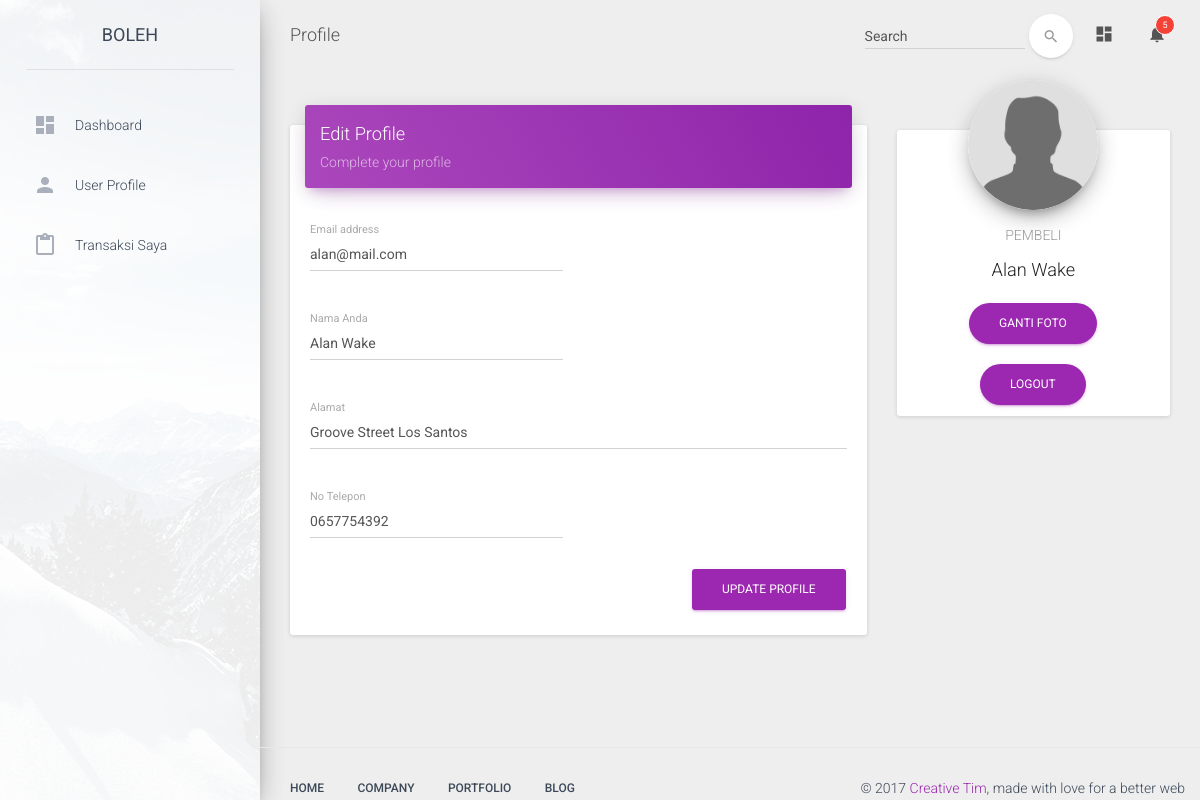
Screenshot of /BO-LEH/dashboard/src/user.php (signed in) with the database file from the repository.
### tables this page shows
CREATE TABLE `users` (
  `id_user` int(11) NOT NULL,
  `password` varchar(255) NOT NULL,
  `name` varchar(100) NOT NULL,
  `address` text NOT NULL,
  `phone` varchar(100) NOT NULL,
  `email` varchar(255) NOT NULL,
  `code` int(11) NOT NULL DEFAULT '0',
  `userpic` varchar(255) NOT NULL DEFAULT 'default-user.jpg'
);

### BO-LEH/dashboard/src/user.php (the view, shortened to what this page needs)
<?php
include "config.php";
$id = $_SESSION['user'];
$query = mysqli_query($conn, "SELECT * FROM users WHERE id_user = $id" );
$result = mysqli_fetch_array($query);
 ?>
<!doctype html>
<html lang="en">
<head>
    <link href="../assets/css/bootstrap.min.css" rel="stylesheet" />
    <link href="../assets/css/material-dashboard.css" rel="stylesheet"/>
    <link href="../assets/css/demo.css" rel="stylesheet" />
    <link href="http://maxcdn.bootstrapcdn.com/font-awesome/latest/css/font-awesome.min.css" rel="stylesheet">
</head>
<body>
	<div class="wrapper">
	    <div class="sidebar" data-color="purple" data-image="../assets/img/sidebar-1.jpg">
			<div class="logo">
				<a href="..\..\home.php" class="simple-text">
					BOLEH
				</a>
			</div>
	    	<div class="sidebar-wrapper">
				<ul class="nav">
	                <li>
	                    <a href="dashboard.php">
	                        <i class="material-icons">dashboard</i>
	                        <p>Dashboard</p>
	                    </a>
	                </li>
                  <?php
									if ($_SESSION['type'] == 1 ){
									 echo
	                '<li>
	                    <a href="seller.php">
	                        <i class="material-icons">person</i>
	                        <p>User Profile</p>
	                    </a>
	                </li>';
								}else{
									echo
									'<li>
	                    <a href="user.php">
	                        <i class="material-icons">person</i>
	                        <p>User Profile</p>
	                    </a>
	                </li>';
								}
									 ?>
                   <li>
                     <a href="transaction.php">
                       <i class="material-icons">content_paste</i>
                       <p>Transaksi Saya</p>
                     </a>
                   </li>
	            </ul>
	    	</div>
	    </div>
	    <div class="main-panel">
			<nav class="navbar navbar-transparent navbar-absolute">
				<div class="container-fluid">
					<div class="navbar-header">
						<a class="navbar-brand" href="#">Profile</a>
					</div>
					<div class="collapse navbar-collapse">
						<ul class="nav navbar-nav navbar-right">
							<li>
								<a href="#pablo" class="dropdown-toggle" data-toggle="dropdown">
									<i class="material-icons">dashboard</i>
								</a>
							</li>
							<li class="dropdown">
								<a href="#" class="dropdown-toggle" data-toggle="dropdown">
									<i class="material-icons">notifications</i>
									<span class="notification">5</span>
								</a>
							</li>
						</ul>
						<form class="navbar-form navbar-right" role="search">
							<div class="form-group  is-empty">
	                        	<input type="text" class="form-control" placeholder="Search">
							</div>
							<button type="submit" class="btn btn-white btn-round btn-just-icon">
								<i class="material-icons">search</i><div class="ripple-container"></div>
							</button>
	                    </form>
					</div>
				</div>
			</nav>
      <div class="content">
          <div class="container-fluid">
              <div class="row">
                  <div class="col-md-8">
                      <div class="card">
                          <div class="card-header" data-background-color="purple">
                              <h4 class="title">Edit Profile</h4>
              <p class="category">Complete your profile</p>
                          </div>
                          <div class="card-content">
                              <form  action="modules/editprofileuser.php" method="POST">
                                  <div class="row">
                                      <div class="col-md-6">
                                        <div class="form-group label-floating">
                                          <label class="control-label">Email address</label>
                                          <input type="email" name="email" class="form-control" value="<?php echo $result['email']; ?> ">
                                        </div>
                                      </div>
                                  </div>
                                  <div class="row">
                                    <div class="col-md-6">
                                        <div class="form-group label-floating">
                                          <label class="control-label">Nama Anda</label>
                                          <input type="text" name= "name" class="form-control" value="<?php echo $result['name']; ?>">
                                        </div>
                                      </div>
                                  </div>
                                  <div class="row">
                                      <div class="col-md-12">
                                        <div class="form-group label-floating">
                                          <label class="control-label">Alamat</label>
                                          <input type="text" name="address" class="form-control" value="<?php echo $result['address']; ?>">
                                        </div>
                                      </div>
                                  </div>
                                  <div class="row">
                                      <div class="col-md-6">
                                        <div class="form-group label-floating">
                                          <label class="control-label">No Telepon</label>
                                          <input type="number" name="phone" min= 0 class="form-control" value="<?php echo $result['phone']; ?>" >
                                        </div>
                                      </div>
                                  </div>
                                  <button type="submit" class="btn btn-primary pull-right">Update Profile</button>
                                  <div class="clearfix"></div>
                              </form>
                          </div>
                      </div>
                  </div>
                  <div class="col-md-4">
                      <div class="card card-profile">
                        <div class="card-avatar">
                          <a href="#admin">
                            <img class="img" src="images/<?php echo $result['userpic']; ?>" />
                          </a>
                        </div>
              <div class="content">
                <h6 class="category text-gray">Pembeli</h6>
                <h4 class="card-title"><?php echo $result['name']; ?></h4>
                <a href="changepic.php" class="btn btn-primary btn-round">Ganti Foto</a><br>
                <a href="../../logout.php?logout" class="btn btn-primary btn-round">Logout</a>
              </div>
            </div>
          </div>
              </div>
          </div>
      </div>
	        <footer class="footer">
	            <div class="container-fluid">
	                <nav class="pull-left">
	                    <ul>
	                        <li>
	                            <a href="#">
	                                Home
	                            </a>
	                        </li>
	                        <li>
	                            <a href="#">
	                                Company
	                            </a>
	                        </li>
	                        <li>
	                            <a href="#">
	                                Portfolio
	                            </a>
	                        </li>
	                        <li>
	                            <a href="#">
	                               Blog
	                            </a>
	                        </li>
	                    </ul>
	                </nav>
	                <p class="copyright pull-right">
	                    &copy; <script>document.write(new Date().getFullYear())</script> <a href="http://www.creative-tim.com">Creative Tim</a>, made with love for a better web
	                </p>
	            </div>
	        </footer>
	    </div>
	</div>
</body>
</html>

### rows the page displays
users: email "alan@mail.com", name "Alan Wake", address "Groove Street Los Santos", phone "0657754392", userpic (placeholder picture)
